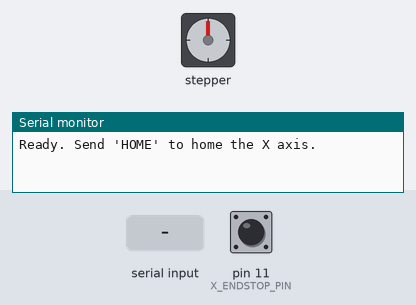
This sketch was run on a simulated Arduino Uno, built with avr-gcc and run on an emulated ATmega328P. Shown: stepper motor, the last lines printed to the serial monitor. Inputs (shaded band) come from the test bench; at power-on: pin 11 (X_ENDSTOP_PIN) HIGH. Stepper angles assume 200 steps per turn.

Above: at 1.2 s.
1.3 s: "HOME\n" received over Serial
At 2.9 s:
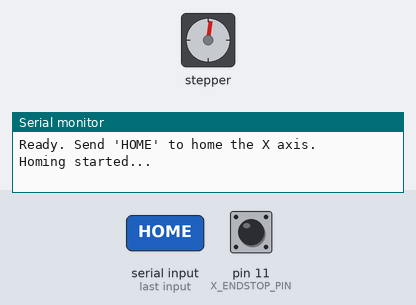
4.3 s: pin 11 (X_ENDSTOP_PIN) pulled LOW for 0.15 s
6.1 s: "X90\n" received over Serial
At 6.86 s:
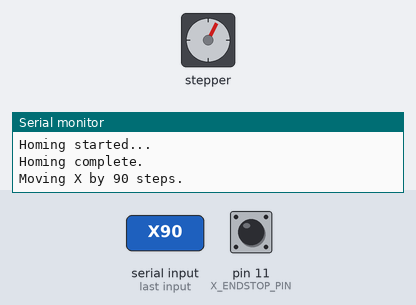
At 8.9 s:
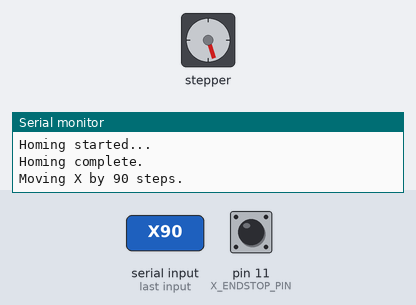
9.1 s: "STOP\n" received over Serial
10.6 s: "HOME\n" received over Serial
At 11.3 s:
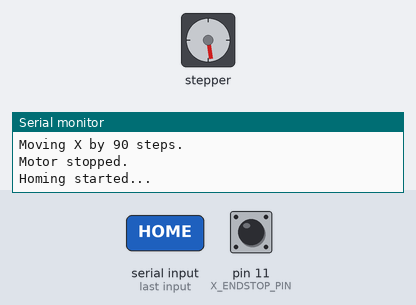
13.6 s: pin 11 (X_ENDSTOP_PIN) pulled LOW for 1 s
Timing chart, 0 to 16.6 s (numbered marks = the images above; inputs shaded):
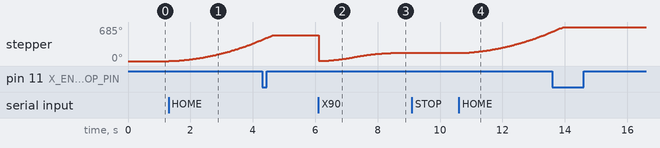

The sketch:

HomeWithPy.ino
```cpp
#include <AccelStepper.h>

#define MOTOR_INTERFACE_TYPE AccelStepper::DRIVER

// Pins for X axis stepper
#define X_STEP_PIN 3
#define X_DIR_PIN 6

// Endstop pin
#define X_ENDSTOP_PIN 11

AccelStepper stepperX(MOTOR_INTERFACE_TYPE, X_STEP_PIN, X_DIR_PIN);

void homeX() {
  const int homingSpeed = 200;    // steps/sec for homing
  const int backOffSteps = 50;    // steps to back off after hitting endstop

  stepperX.setMaxSpeed(homingSpeed);
  stepperX.setAcceleration(50);

  Serial.println("Homing started...");

  // Move toward endstop (assume negative direction)
  stepperX.moveTo(100000);

  // Move until endstop triggered
  while (digitalRead(X_ENDSTOP_PIN) != LOW) {
    stepperX.run();
  }

  stepperX.stop();

  // Back off a little
  stepperX.moveTo(stepperX.currentPosition() + backOffSteps);
  while (stepperX.distanceToGo() != 0) {
    stepperX.run();
  }

  // Set zero position
  stepperX.setCurrentPosition(0);
  Serial.println("Homing complete.");
}

void setup() {
  Serial.begin(9600);
  pinMode(X_ENDSTOP_PIN, INPUT_PULLUP);

  stepperX.setMaxSpeed(1000);
  stepperX.setAcceleration(200);

  Serial.println("Ready. Send 'HOME' to home the X axis.");
}

void loop() {
  if (Serial.available()) {
    String command = Serial.readStringUntil('\n');
    command.trim();

    if (command == "STOP") {
      stepperX.stop();
      Serial.println("Motor stopped.");
    }
    else if (command == "HOME") {
      homeX();
    }
    else if (command.charAt(0) == 'X') {
      long steps = command.substring(1).toInt();
      if (steps > 0) {
        stepperX.moveTo(stepperX.currentPosition() + steps);
        Serial.print("Moving X by ");
        Serial.print(steps);
        Serial.println(" steps.");
      }
    }
  }

  stepperX.run();
}
```

Measured:
- after the input at 1.3 s, stepper: keeps turning clockwise at about 144°/s, starting at once
- after the input at 6.1 s, stepper: turns 521° counter-clockwise in 0.00 s, then 161° clockwise in 2.2 s
- after the input at 10.6 s, stepper: keeps turning clockwise at about 145°/s, starting at once
